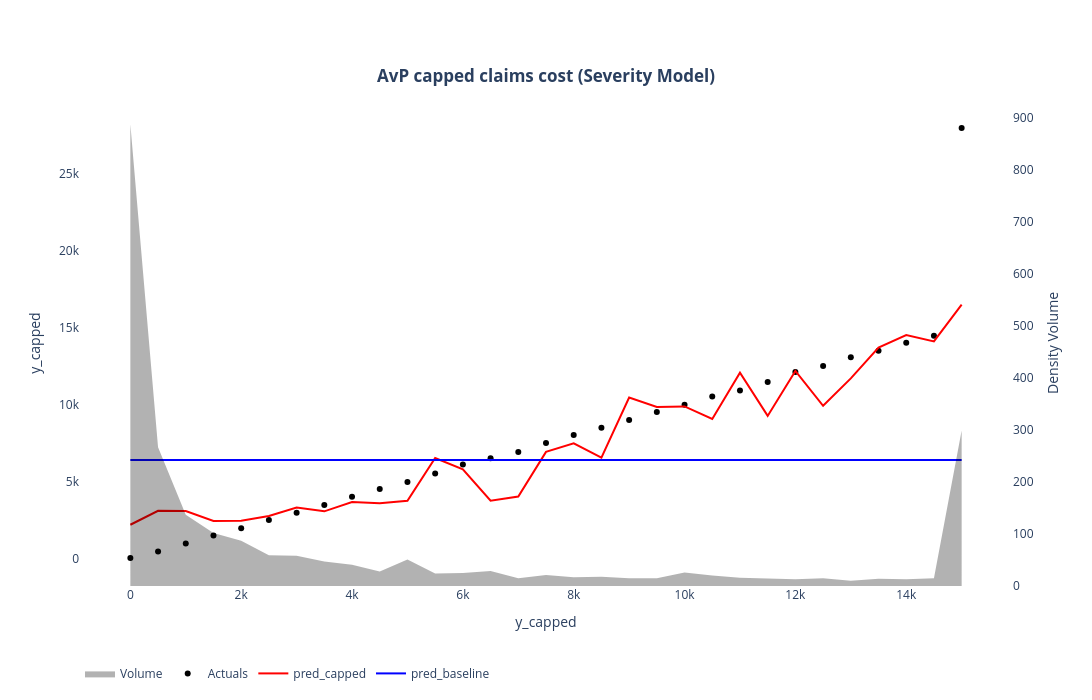

The code cell stored with this chart in its notebook:
### Code cell
# plot by factor 
plotByFactor(
    dt=oos,
    xname=config.TARGET_CAPPED,
    yname=config.TARGET_CAPPED,
    pred1=config.PRED_CAPPED_COL,
    pred2=config.PRED_BASELINE_COL,
    xacc=500,
    xmax=15000,
    xmin=None,
    logodds=False,
    chart_title="AvP capped claims cost (Severity Model)"
)
